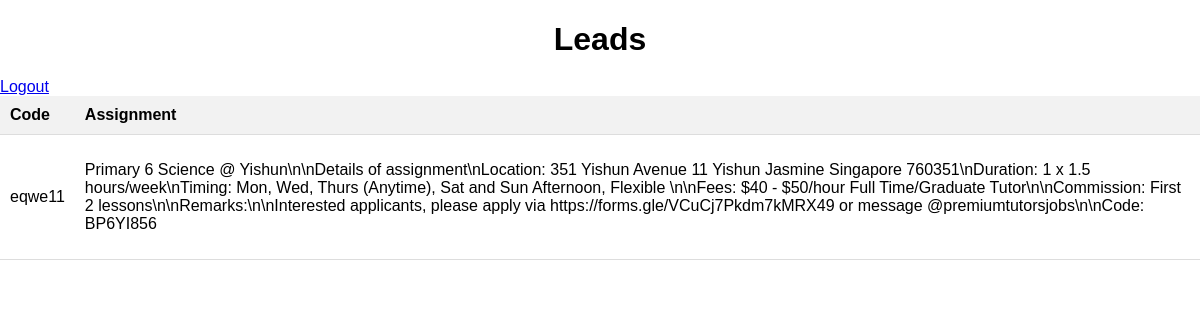
/leads/view/, run on an earlier commit of the app's database.
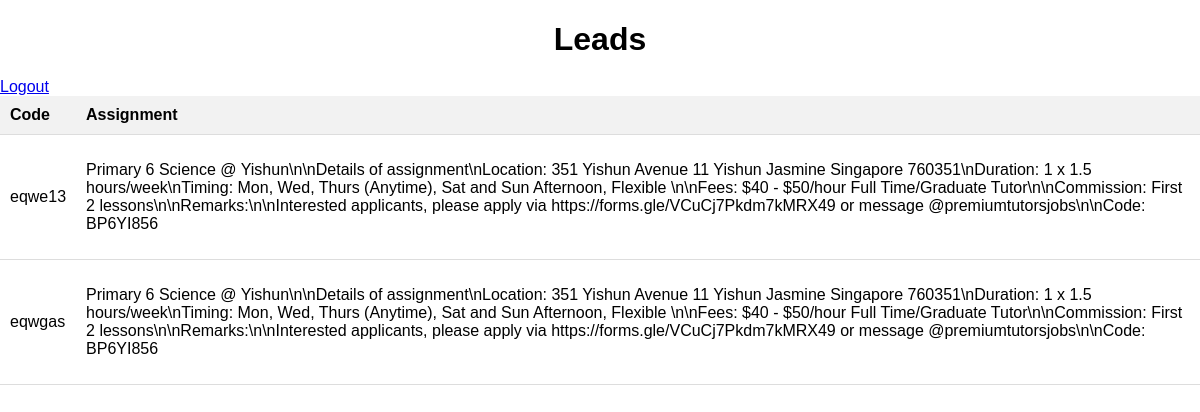
And on a later commit of the database.
### leads/models.py (models this page shows)
class Leads(models.Model):
    STATUS_CHOICES = [
        ('new_case', 'New Case'),
        ('tutors_sent', 'Tutors Sent'),
        ('tutors_needed', 'Tutors Needed'),
        ('closed', 'Closed'),
        ('activate_tuition_centres', 'Activate Tuition Centres'),
        ('premium_education', 'Premium Education'),
        ('issue_cases', 'Issue Cases'),
        ('follow_up_to_close', 'Follow Up to Close'),
        ('group_chats_created', 'Group Chats Created'),
        ('awaiting_confirmation', 'Awaiting Confirmation'),
        ('incomplete', 'Incomplete'),
    ]
    code = models.CharField(max_length=20, unique=True)
    description = models.TextField()
    client_name = models.CharField(max_length=200)
    client_number = models.CharField(max_length=15)
    status = models.CharField(
        max_length=50, choices=STATUS_CHOICES, default='new_case')
    remarks = models.CharField(max_length=500)
    many_tutor_link = models.CharField(max_length=500)
    created_date = models.DateTimeField(auto_now_add=True)
    last_reviewed_date = models.DateTimeField(auto_now=True)

### leads/views.py (the view)
# urls.py: path("view/", views.lead_list, name="view-list")
def lead_list(request):
    leads = Leads.objects.all()
    return render(request, 'leads/leads-list.html', {'leads': leads})

### leads/templates/leads/leads-list.html (shortened to what this page needs)
<!DOCTYPE html>
<html lang="en">
<head>
</head>
<body>
    <h1>Leads</h1>
    <a href="{% url 'logout' %}">Logout</a>
    <table>
        <thead>
            <tr>
                <th>Code</th>
                <th>Assignment</th>
            </tr>
        </thead>
        <tbody>
            {% for lead in leads %}
            <tr>
                <td>{{ lead.code }}</td>
                <td>{{ lead.description|linebreaks }}</td>
            </tr>
            {% endfor %}
        </tbody>
    </table>
</body>
</html>

What changed in the data, as far as the page shows it:
changed Leads: code "eqwe11" → "eqwe13"
added Leads: code "eqwgas", description "Primary 6 Science @ Yishun\\n\\nDetails of assignment\\nLocation: 351 Yishun Avenue 11 Yishun Jasmine Singapore 760351\\nDuration: 1 x 1.5 hours/week\\nTiming: Mon, Wed, Thurs (Anytime), Sat and Sun Afternoon, Flexible \\n\\nFees: $40 - $50/hour Full Time/Graduate Tutor\\n\\nCommission: First 2 lessons\\n\\nRemarks:\\n\\nInterested applicants, please apply via https://forms.gle/VCuCj7Pkdm7kMRX49 or message @premiumtutorsjobs\\n\\nCode: BP6YI856"
